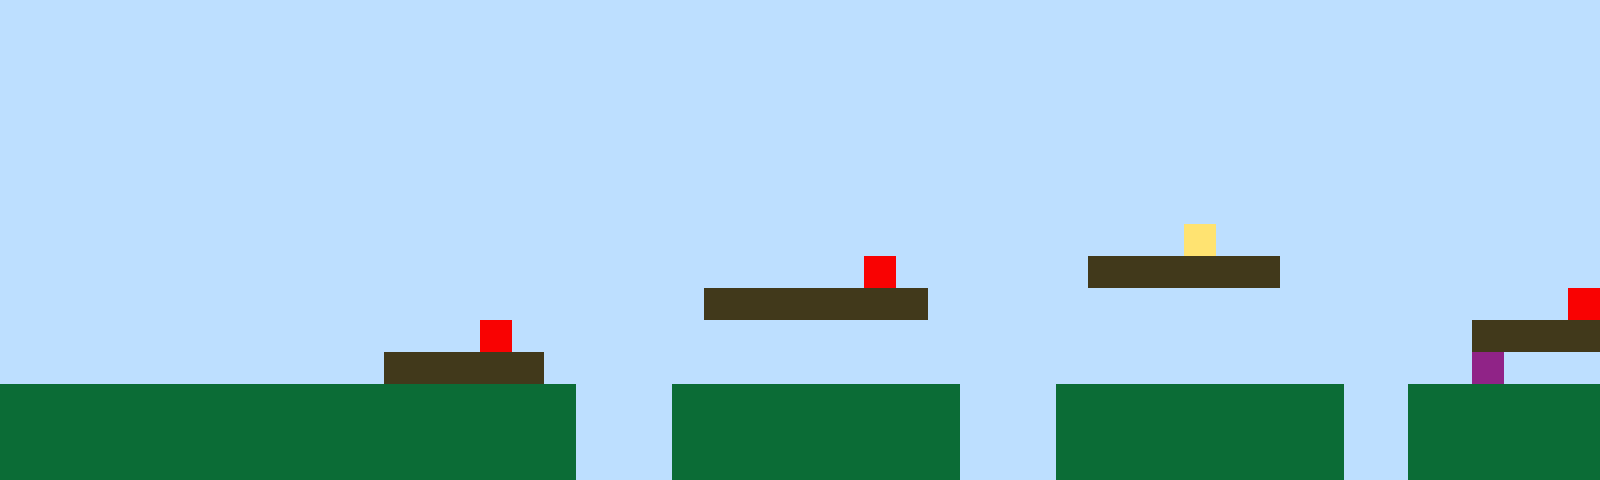

This is a level from a 2D game, rendered from its Tiled map with the project's own tilesets. A one-line summary and the complete map file follow:
An orthogonal 50x15 tile map with 32x32 px tiles, 1 tile layer (Tile Layer 1).

<map version="1.10" tiledversion="1.11.2" orientation="orthogonal" renderorder="right-up" width="50" height="15" tilewidth="32" tileheight="32" infinite="0" nextlayerid="2" nextobjectid="1"><editorsettings><export target="map1.csv" format="csv" /></editorsettings><tileset firstgid="1" name="sprites" tilewidth="32" tileheight="32" tilecount="6" columns="3"><image source="sprites.png" width="96" height="64" /></tileset><layer id="1" name="Tile Layer 1" width="50" height="15"><data encoding="csv">1,1,1,1,1,1,1,1,1,1,1,1,1,1,1,1,1,1,1,1,1,1,1,1,1,1,1,1,1,1,1,1,1,1,1,1,1,1,1,1,1,1,1,1,1,1,1,1,1,1,1,1,1,1,1,1,1,1,1,1,1,1,1,1,1,1,1,1,1,1,1,1,1,1,1,1,1,1,1,1,1,1,1,1,1,1,1,1,1,1,1,1,1,1,1,1,1,1,1,1,1,1,1,1,1,1,1,1,1,1,1,1,1,1,1,1,1,1,1,1,1,1,1,1,1,1,1,1,1,1,1,1,1,1,1,1,1,1,1,1,1,1,1,1,1,1,1,1,1,1,1,1,1,1,1,1,1,1,1,1,1,1,1,1,1,1,1,1,1,1,1,1,1,1,1,1,1,1,1,1,1,1,1,1,1,1,1,1,1,1,1,1,1,1,1,1,1,1,1,1,1,1,1,1,1,1,1,1,1,1,1,1,1,1,1,1,1,1,1,1,1,1,1,1,1,1,1,1,1,1,1,1,1,1,1,1,1,1,1,1,1,1,1,1,1,1,1,1,1,1,1,1,1,1,1,1,1,1,1,1,1,1,1,1,1,1,1,1,1,1,1,1,1,1,1,1,1,1,1,1,1,1,1,1,1,1,1,1,1,1,1,1,1,1,1,1,1,1,1,1,1,1,1,1,1,1,1,1,1,1,1,1,1,1,1,1,1,1,1,1,1,1,1,1,1,1,1,1,1,1,1,1,1,1,1,1,1,1,1,1,1,1,1,1,1,1,1,1,1,1,1,1,1,1,1,1,1,1,1,1,1,1,1,1,1,1,1,1,1,1,1,1,1,1,1,1,1,1,1,1,1,1,1,1,1,1,1,4,1,1,1,1,1,1,1,1,1,1,1,1,1,1,1,1,1,1,1,1,1,1,1,1,1,1,1,1,1,1,1,1,1,1,1,1,1,1,1,5,1,1,1,1,1,1,3,3,3,3,3,3,1,1,1,1,1,1,1,1,1,1,1,1,1,1,1,1,1,1,1,1,1,1,1,1,1,1,1,1,1,1,1,1,3,3,3,3,3,3,3,1,1,1,1,1,1,1,1,1,1,1,1,1,1,1,1,1,1,1,1,5,1,1,1,1,1,1,1,1,1,1,1,1,1,1,1,5,1,1,1,1,1,1,1,1,1,1,1,1,1,1,1,1,1,1,1,1,1,1,1,1,1,1,1,1,1,1,3,3,3,3,1,1,1,1,1,1,1,1,1,1,1,1,3,3,3,3,3,1,1,1,1,1,1,1,1,1,1,1,1,1,1,1,1,1,1,1,1,1,1,1,1,1,1,1,1,1,6,1,1,1,2,2,2,2,2,2,2,2,2,2,2,2,2,2,2,2,2,2,1,1,1,2,2,2,2,2,2,2,2,2,1,1,1,2,2,2,2,2,2,2,2,2,1,1,2,2,2,2,2,2,2,2,2,2,2,2,2,2,2,2,2,2,2,2,2,2,2,2,1,1,1,2,2,2,2,2,2,2,2,2,1,1,1,2,2,2,2,2,2,2,2,2,1,1,2,2,2,2,2,2,2,2,2,2,2,2,2,2,2,2,2,2,2,2,2,2,2,2,1,1,1,2,2,2,2,2,2,2,2,2,1,1,1,2,2,2,2,2,2,2,2,2,1,1,2,2,2,2,2,2</data></layer></map>
